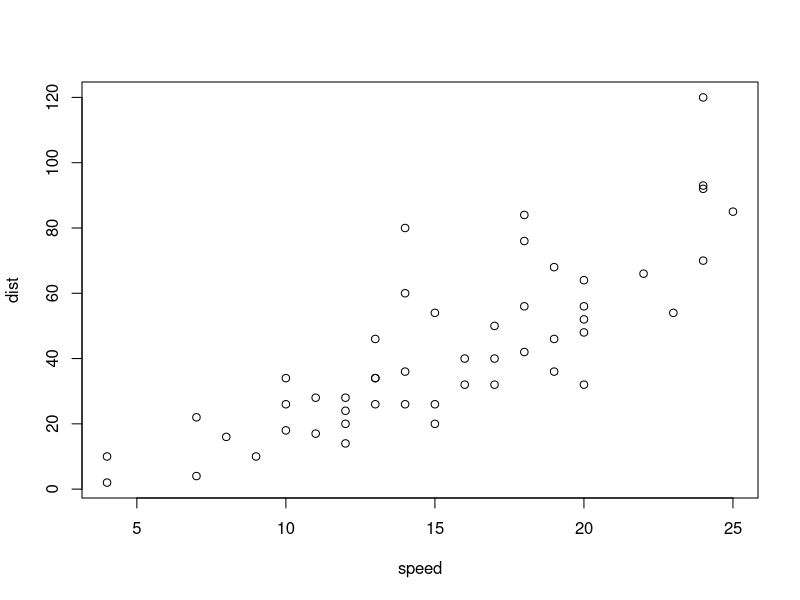
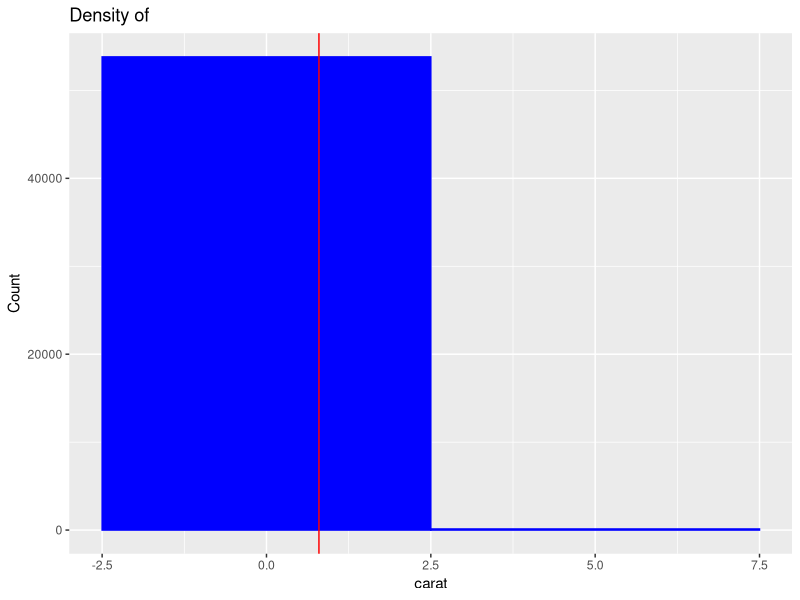
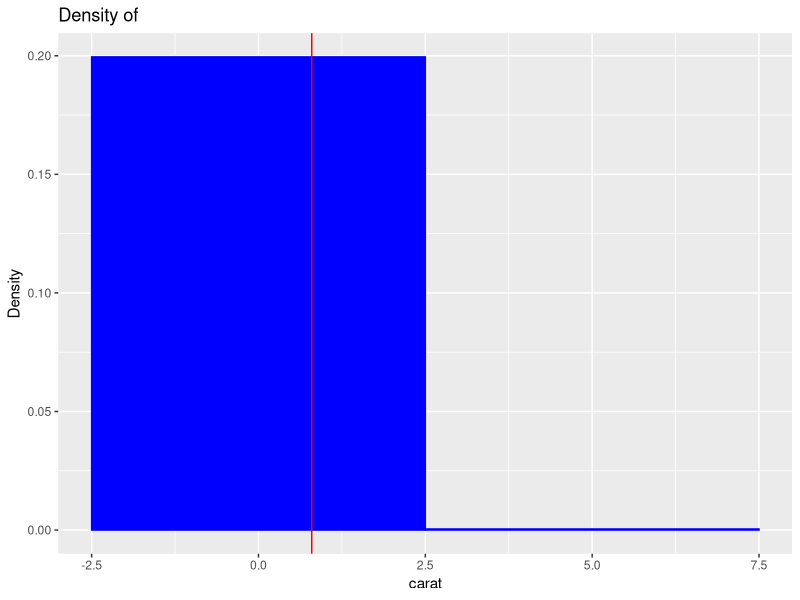
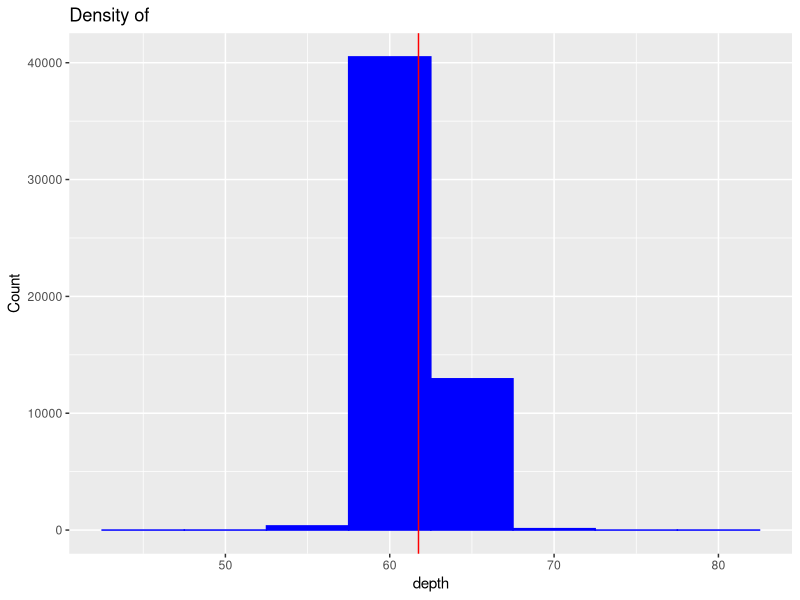
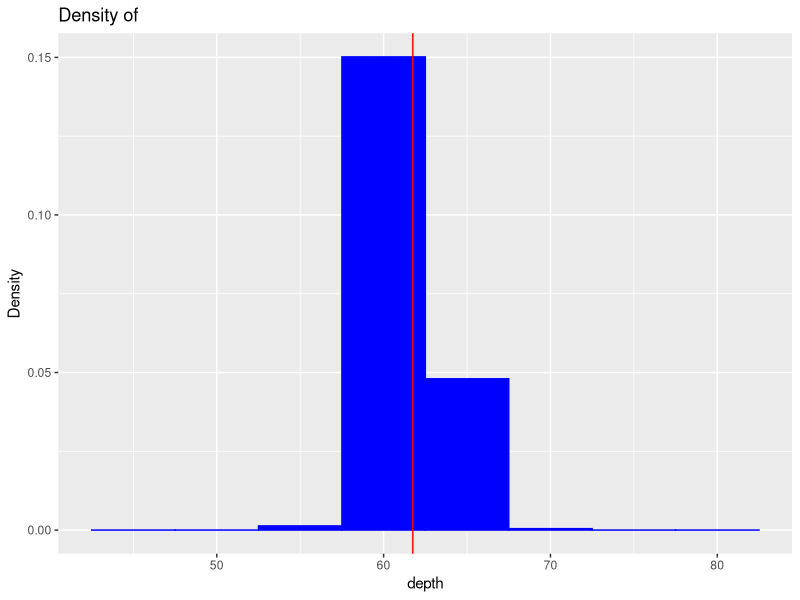
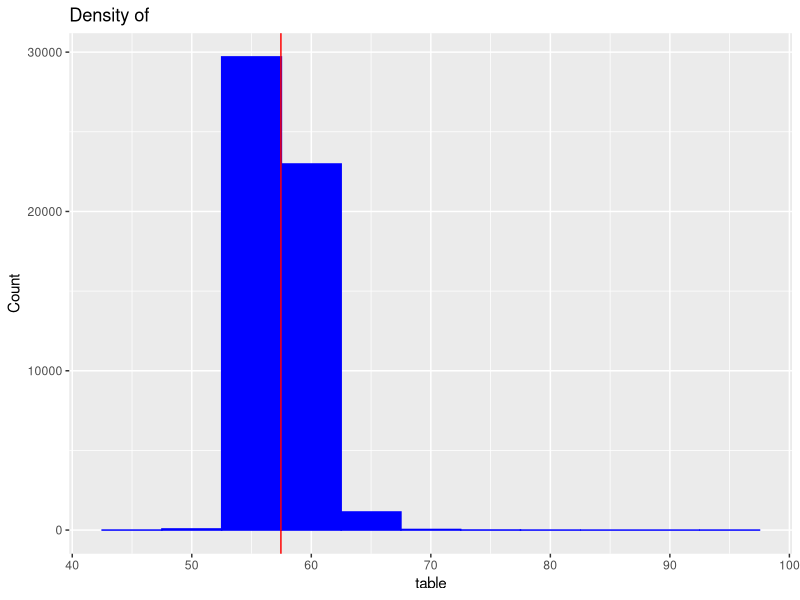
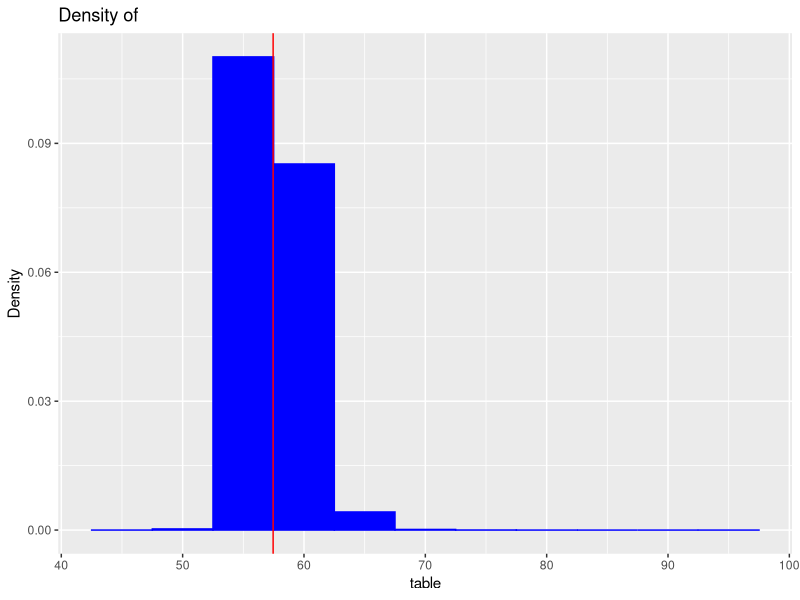
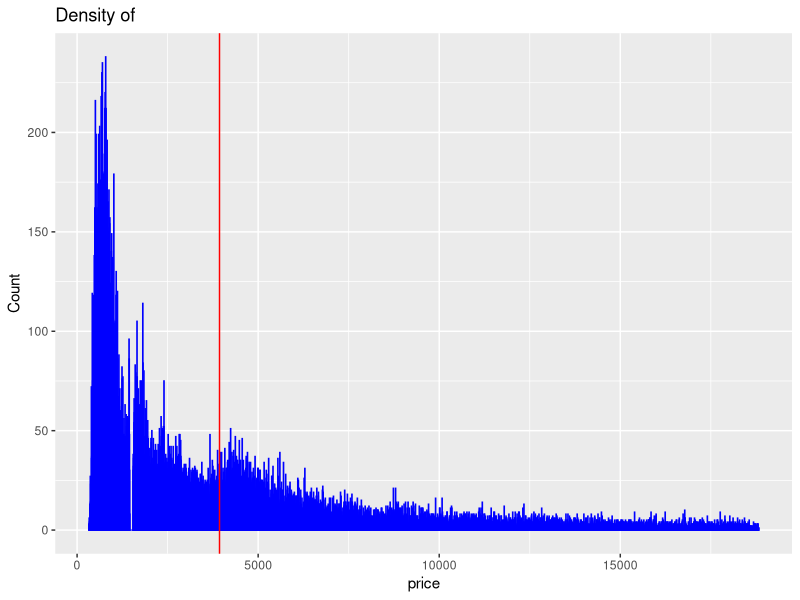

Write R code to recreate these figures, in order. (Note: this script raises an error after producing the figures.)
## ---- chunk 1
summary(cars)
## ---- chunk 2
plot(cars)
## ---- chunk 3
require(ggplot2)
library(grid)
library(gridExtra)
data(diamonds)
require(plyr)# to get count function
ratio_1<-c(count(mtcars,c("vs"))[2,2]/length(mtcars$vs))# Using count function to find the ratio of one and zero verses mtcars$vs
ratio_0<-c(count(mtcars,c("vs"))[1,2]/length(mtcars$vs))
true<-rep(T,times=round(length(diamonds$carat)*ratio_1))#create a string of True with number of the columns of diamonds times ratio_1 by using the repeat function. Since the number is not an integer, so I use round to get the estimated number.
false<-rep(F,times=round(length(diamonds$carat)*ratio_0))#create a string of False with number of the columns of diamonds times ratio_0 by using the repeat function.
diamonds<-cbind(logical_equivalent=c(true,false),diamonds)#use cbind to add the logical string into diamonds 
# Here is the new diamonds data


explore<-function(data_f,vec,corr)

#'''Name the function explore, create a data frame, vector of binsizes and corrlelation. Check the homework for the detailed function for this function.'''
  
{
#1
  new_data<-data_f[which(lapply(data_f, is.numeric) == TRUE)]# Find the numerical variables in data_f, put that into new_data
  len<-length(new_data)#the length of the new_data
  for (j in 1:length(vec))
  {
   for (i in 1:len)# Here two for loop to get each binsizes and each numerical variables data so that I can plot the correspoding figures
    {
      MN <- mean(new_data[[i]])#find the mean value of one variable
      bin = vec[[j]]#choose the binsize
      p_count<- ggplot(new_data, aes(x=new_data[[i]]),environment = environment())#create a ggplot with x-axies, new_data[[i]]
      p_count <- p_count +geom_histogram(colour = 'blue',#color is blue
                       fill = 'blue',
                       binwidth=bin) +
       labs(x=colnames(new_data[i]), y="Count") +
       labs(title=c('Density of ',colnames(new_data[i])))+
        #here is just labels and titles
       geom_vline(xintercept=MN, colour='red')#create a line which is the mean of that numerical variable
       print(p_count)# plot the p_count
      
      p_den <- ggplot(new_data, aes(x=new_data[[i]]),environment = environment())
      p_den <- p_den + aes(y = ..density..)+geom_histogram(colour = 'blue',#Here, the main difference between the p_count plot is that here I use density as the y-axis.
                       fill = 'blue',
                       binwidth=bin) +
       labs(x=colnames(new_data[i]), y="Density") +
       labs(title=c('Density of ',colnames(new_data[i])))+
       geom_vline(xintercept=MN, colour='red')
       print(p_den)
}}
  
#2
 var_factor <- data_f[which(lapply(data_f, is.factor) == TRUE)]#Find the factor variables in the data_f
var_logical <- data_f[which(lapply(data_f, is.logical) == TRUE)]#Find the logical variables in the data_f.
new_data1<-cbind(var_factor,var_logical)#Combine two together into one data frame.
  for (i in 1:length(new_data1))# use for loop to plot multiple plots
    {
      p_fac_log <- ggplot(new_data1, aes(x=new_data1[[i]]),environment = environment())# Here, I use the ggplot two plot all the categorical and binarial variables.
      p_fac_log <- p_fac_log+geom_bar(colour = 'grey',
                       fill = 'grey')+labs(x=colnames(data_f[i]))+
                       labs(title=c('data'))
       print(p_fac_log)# plot the p_fac_log figures
  
  }
#3
r_square=c()# create an empty string to the r_square
for (i in 1:(length(new_data)-1))# Use two for loops to create the r square of the numerical variables
  {
  for (j in ((i+1):length(new_data)))
    {
    r_square<-c(r_square,summary(lm(new_data[[i]]~new_data[[j]]))$r.squared )# lm is to find the regression line which fit the scattplot best. Thne find the r square using the forula. Store these numbers into r square.
    }
}
print(r_square)
#4
#a
list_cat=list()# create an empty list named list_cat.
for (i in 1:ncol(new_data1)){ #Using for loop to get the frequency tables of each variables.
list_cat<-c(list_cat,list(table(new_data1[i])))}# Put these tables into one list.
print(list_cat)
#b

#1
sum_table <- do.call(data.frame, 
           list(mean = apply(new_data, 2, mean),
                sd = apply(new_data, 2, sd),
                median = apply(new_data, 2, median),
                min = apply(new_data, 2, min),
                max = apply(new_data, 2, max),
                n = apply(new_data, 2, length)))#summary of the data frame with mean,sd,etc
print(sum_table)

#2
string=''# Create an empty string to store the string result
for (n in 1:6)
  {string<-c(string,c(paste(colnames(new_data[n]),colnames(new_data[(n+1):7]),sep='-')))#Use paste function to combine pairs of column names by '-'. Also, use (string,...) to add more named strings in to the series of string so that I  create a variable string including many strings which are like 'x-y'.
  }
string<-c(string[-1])# The first string is empty, so after creating the string variable,I get rid of the first one.
data_var_r<-data.frame(string,r_square)# create a data frame of vairable names, and r-square values
print (data_var_r)

#3
data1=0#Same idea for the data, I want to create a series of numbers, so I create a number to store the numbers.
for (n in 1:6)
{ data1<-c(data1,cor(new_data[n],new_data[(n+1):7],method='pearson'))}# Similar to the string, use data1 to store each correlation numbers.
data1<-c(data1[-1])#Similar to the string,get rid of the first one because the first one is 0.

#Get the length of the one dimension of the square matrix

data1=0#Same idea for the data, I want to create a series of numbers, so I create a number to store the numbers.
for (n in 1:6)
{ data1<-c(data1,cor(new_data[n],new_data[(n+1):7],method='pearson'))}# Similar to the string, use data1 to store each correlation numbers.
data1<-c(data1[-1])#Similar to the string,get rid of the first one because the first one is 0.
correlation_data<-data.frame(string,data1)# Combine string and data1 into a data.frame
corr_a<-correlation_data


empty<-c()
for (i in 1:length(corr_a[,1])) {
    #if the threshold is less or equal than the given  correlation, delete the name and value to the
    #respective correlation vectors
    if (abs(corr_a[i,2]) <=corr) {
      empty<-c(empty,i)
    corr_t<-corr_a[-(empty),]
    }
}
print(corr_t)
}
explore(diamonds,(c(5,20,50)),0.25)
explore(mtcars,(c(5,20,50)),0.25)

